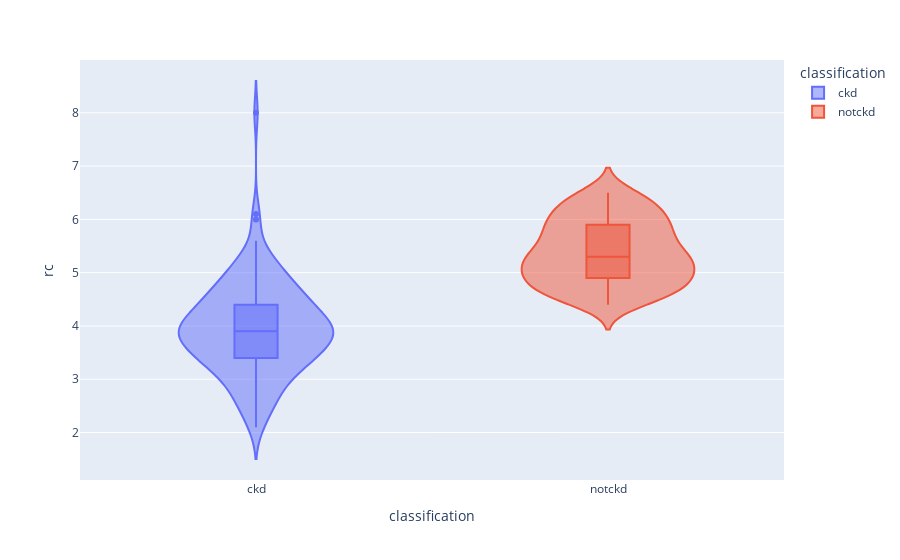

Source (notebook cell):
### Code cell
violin('rc')

### Figure 1 — Plotly figure (JSON) as saved in the notebook; plotly's stock layout.template omitted (floating-point values rounded to 4 significant figures; data arrays with more than 128 entries replaced by an {"elided": "..."} marker saying what was removed)
{"data": [{"alignmentgroup": "True", "box": {"visible": true}, "hovertemplate": "classification=%{x}<br>rc=%{y}<extra></extra>", "legendgroup": "ckd", "marker": {"color": "#636efa"}, "name": "ckd", "offsetgroup": "ckd", "orientation": "v", "scalegroup": "True", "showlegend": true, "type": "violin", "x": {"elided": "250 str values"}, "x0": " ", "xaxis": "x", "y": {"elided": "250 float values"}, "y0": " ", "yaxis": "y"}, {"alignmentgroup": "True", "box": {"visible": true}, "hovertemplate": "classification=%{x}<br>rc=%{y}<extra></extra>", "legendgroup": "notckd", "marker": {"color": "#EF553B"}, "name": "notckd", "offsetgroup": "notckd", "orientation": "v", "scalegroup": "True", "showlegend": true, "type": "violin", "x": {"elided": "150 str values"}, "x0": " ", "xaxis": "x", "y": {"elided": "150 float values"}, "y0": " ", "yaxis": "y"}], "layout": {"legend": {"title": {"text": "classification"}, "tracegroupgap": 0}, "margin": {"t": 60}, "violinmode": "overlay", "xaxis": {"anchor": "y", "categoryarray": ["ckd", "notckd"], "categoryorder": "array", "domain": [0, 1], "title": {"text": "classification"}}, "yaxis": {"anchor": "x", "domain": [0, 1], "title": {"text": "rc"}}}}
